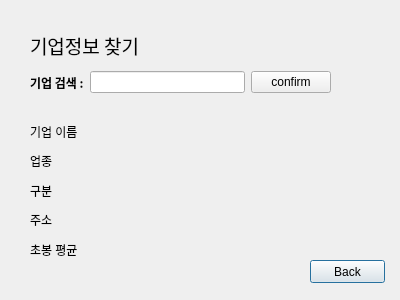
<?xml version="1.0" encoding="UTF-8"?>
<ui version="4.0">
 <class>Companyinfo</class>
 <widget class="QDialog" name="Companyinfo">
  <property name="geometry">
   <rect>
    <x>0</x>
    <y>0</y>
    <width>400</width>
    <height>300</height>
   </rect>
  </property>
  <property name="windowTitle">
   <string>Dialog</string>
  </property>
  <widget class="QLabel" name="label_7">
   <property name="geometry">
    <rect>
     <x>30</x>
     <y>30</y>
     <width>141</width>
     <height>31</height>
    </rect>
   </property>
   <property name="font">
    <font>
     <family>휴먼둥근헤드라인</family>
     <pointsize>14</pointsize>
     <weight>50</weight>
     <bold>false</bold>
    </font>
   </property>
   <property name="text">
    <string>기업정보 찾기</string>
   </property>
  </widget>
  <widget class="QPushButton" name="pushButton_back">
   <property name="geometry">
    <rect>
     <x>310</x>
     <y>260</y>
     <width>75</width>
     <height>23</height>
    </rect>
   </property>
   <property name="text">
    <string>Back</string>
   </property>
  </widget>
  <widget class="QWidget" name="layoutWidget">
   <property name="geometry">
    <rect>
     <x>30</x>
     <y>70</y>
     <width>301</width>
     <height>25</height>
    </rect>
   </property>
   <layout class="QHBoxLayout" name="horizontalLayout_2">
    <item>
     <layout class="QHBoxLayout" name="horizontalLayout">
      <item>
       <widget class="QLabel" name="label">
        <property name="font">
         <font>
          <family>Aharoni</family>
          <weight>75</weight>
          <bold>true</bold>
         </font>
        </property>
        <property name="text">
         <string>기업 검색 :</string>
        </property>
       </widget>
      </item>
      <item>
       <widget class="QLineEdit" name="lineEdit_searchcompany"/>
      </item>
     </layout>
    </item>
    <item>
     <widget class="QPushButton" name="pushButton_confirm">
      <property name="text">
       <string>confirm</string>
      </property>
     </widget>
    </item>
   </layout>
  </widget>
  <widget class="QWidget" name="layoutWidget">
   <property name="geometry">
    <rect>
     <x>30</x>
     <y>120</y>
     <width>261</width>
     <height>141</height>
    </rect>
   </property>
   <layout class="QHBoxLayout" name="horizontalLayout_3">
    <item>
     <layout class="QVBoxLayout" name="verticalLayout">
      <item>
       <widget class="QLabel" name="label_2">
        <property name="layoutDirection">
         <enum>Qt::LeftToRight</enum>
        </property>
        <property name="text">
         <string>기업 이름 </string>
        </property>
       </widget>
      </item>
      <item>
       <widget class="QLabel" name="label_3">
        <property name="layoutDirection">
         <enum>Qt::LeftToRight</enum>
        </property>
        <property name="text">
         <string>업종    </string>
        </property>
       </widget>
      </item>
      <item>
       <widget class="QLabel" name="label_4">
        <property name="layoutDirection">
         <enum>Qt::LeftToRight</enum>
        </property>
        <property name="text">
         <string>구분</string>
        </property>
       </widget>
      </item>
      <item>
       <widget class="QLabel" name="label_5">
        <property name="layoutDirection">
         <enum>Qt::LeftToRight</enum>
        </property>
        <property name="text">
         <string>주소</string>
        </property>
       </widget>
      </item>
      <item>
       <widget class="QLabel" name="label_6">
        <property name="layoutDirection">
         <enum>Qt::LeftToRight</enum>
        </property>
        <property name="text">
         <string>초봉 평균</string>
        </property>
       </widget>
      </item>
     </layout>
    </item>
    <item>
     <layout class="QVBoxLayout" name="verticalLayout_2">
      <item>
       <widget class="QLabel" name="label_companyname">
        <property name="text">
         <string> </string>
        </property>
       </widget>
      </item>
      <item>
       <widget class="QLabel" name="label_category">
        <property name="text">
         <string> </string>
        </property>
       </widget>
      </item>
      <item>
       <widget class="QLabel" name="label_class">
        <property name="text">
         <string> </string>
        </property>
       </widget>
      </item>
      <item>
       <widget class="QLabel" name="label_address">
        <property name="text">
         <string> </string>
        </property>
       </widget>
      </item>
      <item>
       <widget class="QLabel" name="label_salary">
        <property name="text">
         <string> </string>
        </property>
       </widget>
      </item>
     </layout>
    </item>
   </layout>
  </widget>
 </widget>
 <resources/>
 <connections/>
</ui>
